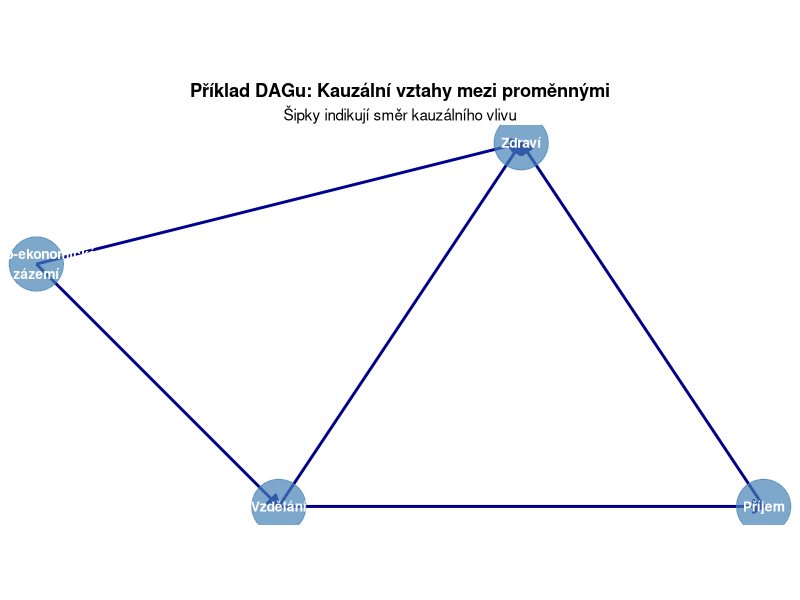

The R source for this figure:
## ---- chunk 1
#| label: fig-dag
#| fig-cap: "Příklad jednoduchého DAGu s kauzálními vztahy"
#| warning: false

library(ggplot2)

# Vytvoření jednoduchého DAGu pomocí uzlů a šipek
nodes <- data.frame(
  name = c("Socio-ekonomické\nzázemí", "Vzdělání", "Příjem", "Zdraví"),
  x = c(0, 1, 3, 2),
  y = c(2, 1, 1, 2.5)
)

edges <- data.frame(
  from_x = c(0, 0, 1, 1, 3),
  from_y = c(2, 2, 1, 1, 1),
  to_x = c(1, 2, 3, 2, 2),
  to_y = c(1, 2.5, 1, 2.5, 2.5)
)

# Vizualizace
ggplot() +
  # Šipky (hrany)
  geom_segment(data = edges,
               aes(x = from_x, y = from_y, xend = to_x, yend = to_y),
               arrow = arrow(length = unit(0.3, "cm"), type = "closed"),
               color = "darkblue", size = 1) +
  # Uzly
  geom_point(data = nodes, aes(x = x, y = y),
             size = 18, color = "steelblue", alpha = 0.7) +
  # Popisky uzlů
  geom_text(data = nodes, aes(x = x, y = y, label = name),
            color = "white", size = 3.5, fontface = "bold") +
  labs(title = "Příklad DAGu: Kauzální vztahy mezi proměnnými",
       subtitle = "Šipky indikují směr kauzálního vlivu") +
  theme_void() +
  theme(plot.title = element_text(hjust = 0.5, face = "bold"),
        plot.subtitle = element_text(hjust = 0.5)) +
  coord_fixed()
